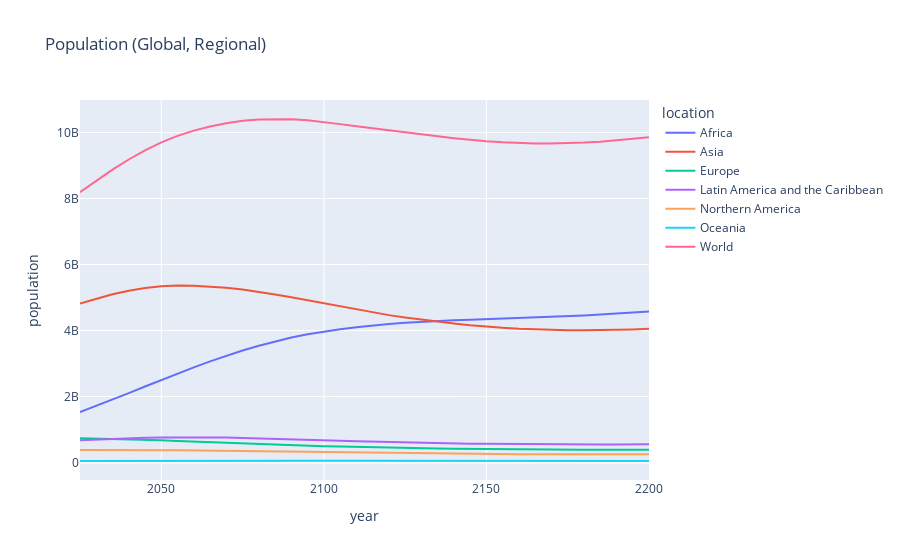

Write notebook code for a chart like this one.
### Markdown cell above
# Visualizations
Plot your projections!

### Code cell
px.line(projections.query('(location == "World" | type == "region") & age == "all"'),x='year',y='population',color='location',title='Population (Global, Regional)')
